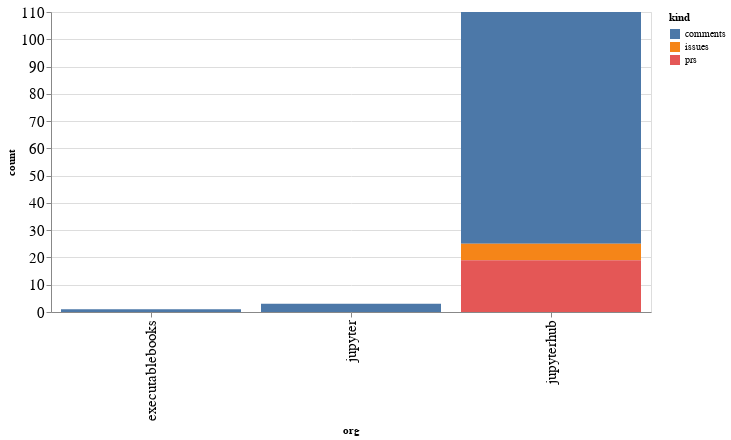

Notebook code for this chart:
### Code cell
alt.Chart(org_summaries, width=600).mark_bar().encode(
    x='org',
    y='count',
    color='kind',
    tooltip="org"
)

### Figure 1 — Vega-Lite specification as saved in the notebook (floating-point values rounded to 4 significant figures)
{"config": {"axisLeft": {"labelFontSize": 15}, "axisBottom": {"labelFontSize": 15}}, "data": {"name": "data-a8c8621a2d9c32db74431e37c09845a4"}, "mark": "bar", "encoding": {"color": {"type": "nominal", "field": "kind"}, "tooltip": {"type": "nominal", "field": "org"}, "x": {"type": "nominal", "field": "org"}, "y": {"type": "quantitative", "field": "count"}}, "width": 600, "$schema": "https://vega.github.io/schema/vega-lite/v4.8.1.json", "datasets": {"data-a8c8621a2d9c32db74431e37c09845a4": [{"org": "executablebooks", "kind": "comments", "count": 1}, {"org": "jupyter", "kind": "comments", "count": 3}, {"org": "jupyterhub", "kind": "comments", "count": 85}, {"org": "jupyterhub", "kind": "issues", "count": 6}, {"org": "jupyterhub", "kind": "prs", "count": 19}]}}
